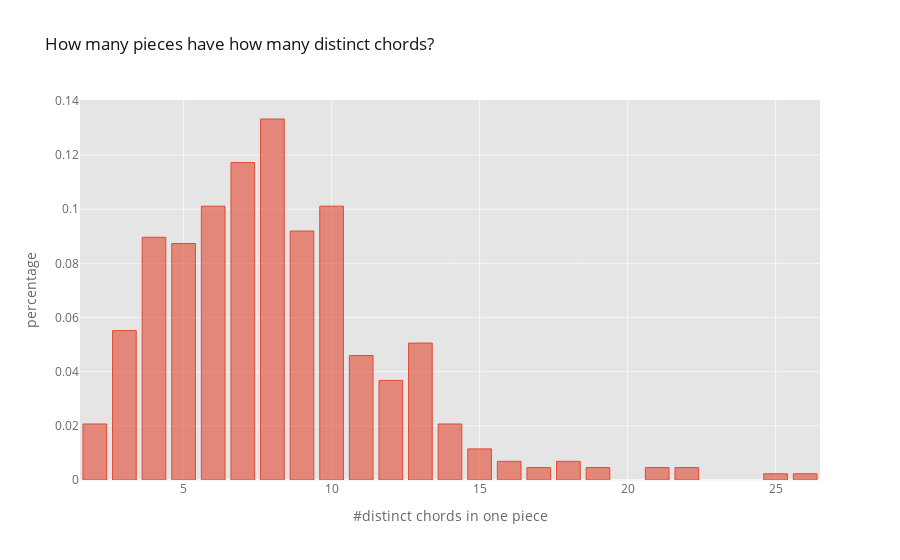

Notebook code cell kept with this figure:
### Markdown cell above
To see how complex the harmonic development is in Schubert's dances, we use as a rough measure the number of distinct chords per piece, where we define a chord as a tuple `(bass_note, chord_type)`. A tonic chord would be `('C', 'major')` in major and `('A', 'minor')` in minor, and so on.

### Code cell
chord_tuples = pd.read_csv(os.path.join(data_tsv, 'chord_tuples.tsv'), sep='\t', index_col=[0, 1], converters={'chords': jh.parse_tuples})
(chord_tuples.groupby('id').nunique().chords.value_counts() / 435).iplot('bar', xTitle='#distinct chords in one piece', yTitle='percentage', title='How many pieces have how many distinct chords?')

### Figure 1 — Plotly figure (JSON) as saved in the notebook; plotly's stock layout.template omitted (floating-point values rounded to 4 significant figures)
{"data": [{"marker": {"color": "rgba(226, 74, 51, 0.6)", "line": {"color": "rgba(226, 74, 51, 1.0)", "width": 1}}, "name": "chords", "orientation": "v", "text": "", "type": "bar", "x": [8, 7, 6, 10, 9, 4, 5, 3, 13, 11, 12, 2, 14, 15, 16, 18, 17, 19, 21, 22, 25, 26], "y": [0.1333, 0.1172, 0.1011, 0.1011, 0.09195, 0.08966, 0.08736, 0.05517, 0.05057, 0.04598, 0.03678, 0.02069, 0.02069, 0.01149, 0.006897, 0.006897, 0.004598, 0.004598, 0.004598, 0.004598, 0.002299, 0.002299]}], "layout": {"autosize": true, "legend": {"bgcolor": "#FFFFFF", "font": {"color": "#666666"}}, "paper_bgcolor": "#FFFFFF", "plot_bgcolor": "#E5E5E5", "title": {"font": {"color": "#151516"}, "text": "How many pieces have how many distinct chords?"}, "xaxis": {"autorange": true, "gridcolor": "#F6F6F6", "range": [1.5, 26.5], "showgrid": true, "tickfont": {"color": "#666666"}, "title": {"font": {"color": "#666666"}, "text": "#distinct chords in one piece"}, "type": "linear", "zerolinecolor": "#F6F6F6"}, "yaxis": {"autorange": true, "gridcolor": "#F6F6F6", "range": [0, 0.1404], "showgrid": true, "tickfont": {"color": "#666666"}, "title": {"font": {"color": "#666666"}, "text": "percentage"}, "type": "linear", "zerolinecolor": "#F6F6F6"}}}
